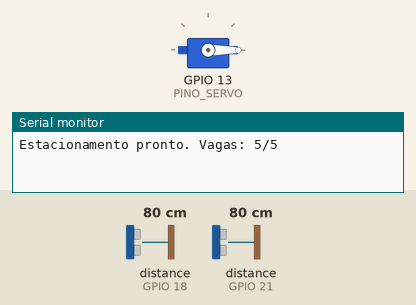
The sketch below on a simulated ESP32. On the bench: servo, the last lines printed to the serial monitor. Wiring (inferred from the names in the program): 2 × ultrasonic range finder: trigger GPIO 5, echo GPIO 18 / trigger GPIO 19, echo GPIO 21. The inputs (shaded band) are chosen by the test bench; at power-on: distance to the obstacle (sensors on GPIO 18, GPIO 21) 80 cm. The echo pulse lasts 58.3 µs per cm.

Above: at 1.2 s.
1.3 s: distance to the obstacle (sensor on GPIO 18) set to 12 cm
2.8 s: distance to the obstacle (sensor on GPIO 18) set to 9 cm
At 3.46 s:
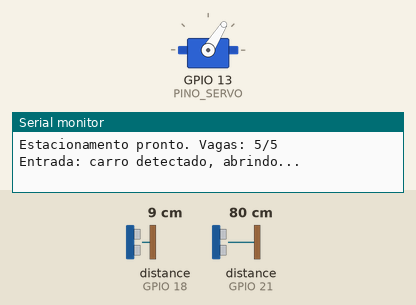
At 4.4 s:
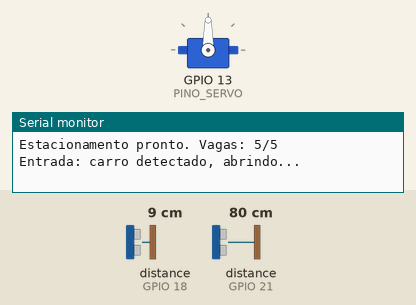
Timing chart, 0 to 5.9 s (numbered marks = the images above; inputs shaded):
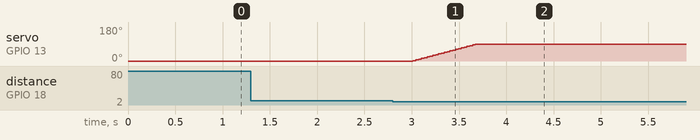

The sketch:

esp32-teste-local.ino
```cpp
// ════════════════════════════════════════════════════════════════════
//  TESTE DE BANCADA (sem servidor) — ESP32 + 2x HC-SR04 + SG90
//
//  Use este sketch só para conferir a montagem: ele abre a cancela para
//  qualquer carro que pare na frente de um sensor e conta as vagas no
//  próprio ESP32. NÃO conversa com o MY Parking.
//
//  O firmware da Fase 2 é o de iot/esp32-cancela/: lá a cancela só abre
//  por ordem do sistema (entrada registrada / saída paga), fecha sem
//  travar o ESP32 e reabre se um carro aparecer durante o fechamento.
//  Os pinos são os mesmos nos dois sketches.
//
//  Biblioteca necessária: ESP32Servo (Gerenciador de Bibliotecas da IDE Arduino)
// ════════════════════════════════════════════════════════════════════

#include <ESP32Servo.h>

// ---------- Pinos ----------
#define TRIG_ENTRADA 5
#define ECHO_ENTRADA 18
#define TRIG_SAIDA   19
#define ECHO_SAIDA   21
#define PINO_SERVO   13

// ---------- Ajustes ----------
const int   TOTAL_VAGAS     = 5;
const float DIST_DETECCAO   = 10.0;  // cm: abaixo disso = carro presente
const int   ANGULO_FECHADA  = 0;
const int   ANGULO_ABERTA   = 90;
const unsigned long TEMPO_ABERTA = 3000; // ms com a cancela aberta após o carro sair do sensor

Servo cancela;
int vagasLivres = TOTAL_VAGAS;

float medirDistancia(int trig, int echo) {
  digitalWrite(trig, LOW);
  delayMicroseconds(2);
  digitalWrite(trig, HIGH);
  delayMicroseconds(10);
  digitalWrite(trig, LOW);

  long duracao = pulseIn(echo, HIGH, 30000); // timeout 30 ms (~5 m)
  if (duracao == 0) return 999;              // nada detectado
  return duracao * 0.0343 / 2.0;             // cm
}

bool carroPresente(int trig, int echo) {
  // 3 leituras para evitar falso positivo
  int hits = 0;
  for (int i = 0; i < 3; i++) {
    if (medirDistancia(trig, echo) < DIST_DETECCAO) hits++;
    delay(20);
  }
  return hits >= 2;
}

void abrirCancela() {
  for (int a = ANGULO_FECHADA; a <= ANGULO_ABERTA; a += 2) {
    cancela.write(a);
    delay(15);
  }
}

void fecharCancela() {
  for (int a = ANGULO_ABERTA; a >= ANGULO_FECHADA; a -= 2) {
    cancela.write(a);
    delay(15);
  }
}

void passagem(int trig, int echo) {
  abrirCancela();
  // espera o carro sair da frente do sensor
  while (carroPresente(trig, echo)) delay(100);
  delay(TEMPO_ABERTA);
  fecharCancela();
}

void setup() {
  Serial.begin(115200);

  pinMode(TRIG_ENTRADA, OUTPUT);
  pinMode(ECHO_ENTRADA, INPUT);
  pinMode(TRIG_SAIDA, OUTPUT);
  pinMode(ECHO_SAIDA, INPUT);

  cancela.setPeriodHertz(50);
  cancela.attach(PINO_SERVO, 500, 2400);
  cancela.write(ANGULO_FECHADA);

  Serial.printf("Estacionamento pronto. Vagas: %d/%d\n", vagasLivres, TOTAL_VAGAS);
}

void loop() {
  if (carroPresente(TRIG_ENTRADA, ECHO_ENTRADA)) {
    if (vagasLivres > 0) {
      Serial.println("Entrada: carro detectado, abrindo...");
      passagem(TRIG_ENTRADA, ECHO_ENTRADA);
      vagasLivres--;
      Serial.printf("Vagas livres: %d\n", vagasLivres);
    } else {
      Serial.println("Entrada: LOTADO, cancela fechada.");
      delay(1000);
    }
  }

  if (carroPresente(TRIG_SAIDA, ECHO_SAIDA)) {
    Serial.println("Saida: carro detectado, abrindo...");
    passagem(TRIG_SAIDA, ECHO_SAIDA);
    if (vagasLivres < TOTAL_VAGAS) vagasLivres++;
    Serial.printf("Vagas livres: %d\n", vagasLivres);
  }

  delay(100);
}
```

Measured:
- the behaviour switches between 11 and 10 cm on distance to the obstacle (sensor on GPIO 18) (found by bisection; images 0 and 1)
- after the input at 1.3 s, every drawn part: stays the same
- after the input at 2.8 s, servo on GPIO 13 (PINO_SERVO): moves from 0° to 90° over 0.66 s, starting after 0.21 s
